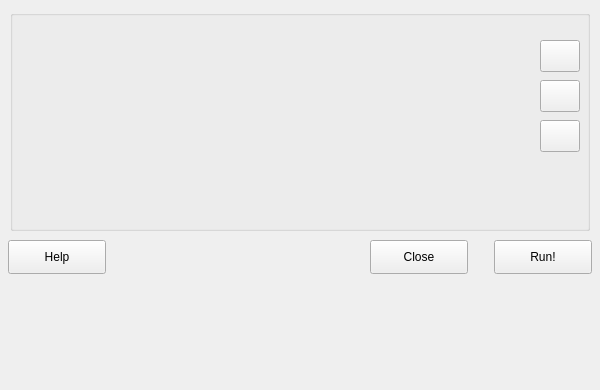
<?xml version="1.0" encoding="UTF-8"?>
<ui version="4.0">
 <class>polygonToPolyLineDialog</class>
 <widget class="QDialog" name="polygonToPolyLineDialog">
  <property name="geometry">
   <rect>
    <x>0</x>
    <y>0</y>
    <width>600</width>
    <height>390</height>
   </rect>
  </property>
  <property name="windowTitle">
   <string>Polygon To Polyline</string>
  </property>
  <property name="sizeGripEnabled">
   <bool>false</bool>
  </property>
  <widget class="Q3ButtonGroup" name="polygonToPolyLineGroup">
   <property name="geometry">
    <rect>
     <x>10</x>
     <y>10</y>
     <width>580</width>
     <height>221</height>
    </rect>
   </property>
   <property name="sizePolicy">
    <sizepolicy hsizetype="Fixed" vsizetype="Preferred">
     <horstretch>0</horstretch>
     <verstretch>0</verstretch>
    </sizepolicy>
   </property>
   <property name="title">
    <string/>
   </property>
   <widget class="Q3Table" name="inputOutputTable" native="true">
    <property name="geometry">
     <rect>
      <x>10</x>
      <y>20</y>
      <width>500</width>
      <height>180</height>
     </rect>
    </property>
    <property name="lineWidth" stdset="0">
     <number>2</number>
    </property>
    <property name="midLineWidth" stdset="0">
     <number>0</number>
    </property>
    <property name="margin" stdset="0">
     <number>0</number>
    </property>
    <property name="dragAutoScroll" stdset="0">
     <bool>false</bool>
    </property>
    <property name="numRows" stdset="0">
     <number>0</number>
    </property>
    <property name="numCols" stdset="0">
     <number>2</number>
    </property>
    <property name="showGrid" stdset="0">
     <bool>true</bool>
    </property>
    <property name="rowMovingEnabled" stdset="0">
     <bool>false</bool>
    </property>
    <property name="columnMovingEnabled" stdset="0">
     <bool>false</bool>
    </property>
   </widget>
   <widget class="QPushButton" name="addFileButton">
    <property name="geometry">
     <rect>
      <x>530</x>
      <y>30</y>
      <width>40</width>
      <height>32</height>
     </rect>
    </property>
    <property name="toolTip">
     <string>addFile</string>
    </property>
    <property name="text">
     <string/>
    </property>
    <property name="icon">
     <iconset resource="polygontopolylinedialog.qrc">
      <normaloff>:/icons/Plus32.png</normaloff>:/icons/Plus32.png</iconset>
    </property>
    <property name="autoDefault">
     <bool>false</bool>
    </property>
   </widget>
   <widget class="QPushButton" name="removeFileButton">
    <property name="geometry">
     <rect>
      <x>530</x>
      <y>70</y>
      <width>40</width>
      <height>32</height>
     </rect>
    </property>
    <property name="toolTip">
     <string>removeFile</string>
    </property>
    <property name="text">
     <string/>
    </property>
    <property name="icon">
     <iconset resource="polygontopolylinedialog.qrc">
      <normaloff>:/icons/Minus32.png</normaloff>:/icons/Minus32.png</iconset>
    </property>
    <property name="autoDefault">
     <bool>false</bool>
    </property>
   </widget>
   <widget class="QPushButton" name="removeAllButton">
    <property name="geometry">
     <rect>
      <x>530</x>
      <y>110</y>
      <width>40</width>
      <height>32</height>
     </rect>
    </property>
    <property name="toolTip">
     <string>remove All Files</string>
    </property>
    <property name="text">
     <string/>
    </property>
    <property name="icon">
     <iconset resource="polygontopolylinedialog.qrc">
      <normaloff>:/icons/Delete32.png</normaloff>:/icons/Delete32.png</iconset>
    </property>
    <property name="autoDefault">
     <bool>false</bool>
    </property>
   </widget>
  </widget>
  <widget class="Q3TextBrowser" name="MessageLog" native="true">
   <property name="geometry">
    <rect>
     <x>10</x>
     <y>286</y>
     <width>580</width>
     <height>92</height>
    </rect>
   </property>
  </widget>
  <widget class="QPushButton" name="okButton">
   <property name="geometry">
    <rect>
     <x>494</x>
     <y>240</y>
     <width>98</width>
     <height>34</height>
    </rect>
   </property>
   <property name="text">
    <string>Run!</string>
   </property>
   <property name="autoDefault">
    <bool>false</bool>
   </property>
  </widget>
  <widget class="QPushButton" name="cancelButton">
   <property name="geometry">
    <rect>
     <x>370</x>
     <y>240</y>
     <width>98</width>
     <height>34</height>
    </rect>
   </property>
   <property name="text">
    <string>Close</string>
   </property>
   <property name="autoDefault">
    <bool>false</bool>
   </property>
  </widget>
  <widget class="QPushButton" name="helpButton">
   <property name="geometry">
    <rect>
     <x>8</x>
     <y>240</y>
     <width>98</width>
     <height>34</height>
    </rect>
   </property>
   <property name="text">
    <string>Help</string>
   </property>
   <property name="autoDefault">
    <bool>false</bool>
   </property>
  </widget>
 </widget>
 <layoutdefault spacing="6" margin="11"/>
 <customwidgets>
  <customwidget>
   <class>Q3TextBrowser</class>
   <extends>QWidget</extends>
   <header>q3textbrowser.h</header>
   <container>1</container>
  </customwidget>
  <customwidget>
   <class>Q3GroupBox</class>
   <extends>QGroupBox</extends>
   <header>Qt3Support/Q3GroupBox</header>
   <container>1</container>
  </customwidget>
  <customwidget>
   <class>Q3ButtonGroup</class>
   <extends>Q3GroupBox</extends>
   <header>Qt3Support/Q3ButtonGroup</header>
   <container>1</container>
  </customwidget>
  <customwidget>
   <class>Q3Table</class>
   <extends></extends>
   <header>q3table.h</header>
  </customwidget>
 </customwidgets>
 <resources>
  <include location="polygontopolylinedialog.qrc"/>
 </resources>
 <connections/>
</ui>
